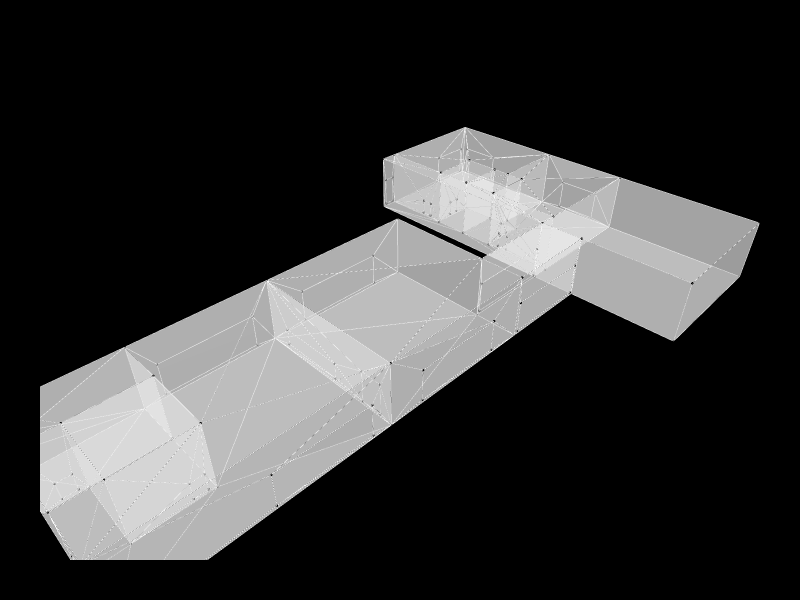

The notebook cell saved with this chart:
### Markdown cell above
## 2. Colour each room and show

### Code cell
n = len(rooms)
colors = ["#%02x%02x%02x" % tuple(int(c*255) for c in colorsys.hsv_to_rgb(i/n, 0.8, 0.9))
          for i in range(n)]

for i, room in enumerate(rooms):
    room = Topology.SetDictionary(room, Dictionary.ByKeysValues(["color", "id"], [colors[i], i]))

Topology.Show(cc,
              faceColorKey="color",
              faceOpacity=0.5,
              edgeColor="white", edgeWidth=1,
              backgroundColor="black",
              width=800, height=600,
              renderer=renderer)

### Figure 1 — Plotly figure (JSON) as saved in the notebook; plotly's stock layout.template omitted (floating-point values rounded to 4 significant figures; data arrays with more than 128 entries replaced by an {"elided": "..."} marker saying what was removed)
{"data": [{"customdata": {"elided": "142 str values"}, "hoverinfo": "text", "hovertemplate": {"elided": "142 str values"}, "hovertext": {"elided": "142 str values"}, "legendgroup": "1", "legendrank": 1, "marker": {"color": {"elided": "142 str values"}, "line": {"width": 0}, "opacity": 1, "size": {"elided": "142 float values"}, "sizemode": "diameter", "symbol": "circle"}, "mode": "markers", "name": "1: Untitled (Vertices)", "showlegend": false, "text": {"elided": "142 str values"}, "type": "scatter3d", "x": {"elided": "142 float values"}, "y": {"elided": "142 float values"}, "z": {"elided": "142 float values"}}, {"hoverinfo": "text", "legendgroup": "2", "legendrank": 2, "line": {"color": "white", "dash": "solid", "width": 1}, "marker": {"size": 0}, "mode": "lines", "name": "1: Untitled (Edges)", "showlegend": false, "text": "", "type": "scatter3d", "x": {"elided": "1110 float values"}, "y": {"elided": "1110 float values"}, "z": {"elided": "1110 float values"}}, {"cmax": 1, "cmin": 0, "color": "#FAFAFA", "colorscale": [[0, "#440154"], [0.1111, "#482878"], [0.2222, "#3e4989"], [0.3333, "#31688e"], [0.4444, "#26828e"], [0.5556, "#1f9e89"], [0.6667, "#35b779"], [0.7778, "#6ece58"], [0.8889, "#b5de2b"], [1, "#fde725"]], "facecolor": {"elided": "322 str values"}, "flatshading": true, "hoverinfo": "text", "hovertext": {"elided": "322 str values"}, "i": {"elided": "322 int values"}, "j": {"elided": "322 int values"}, "k": {"elided": "322 int values"}, "legendgroup": "3", "legendrank": 3, "lighting": {"facenormalsepsilon": 0}, "name": "1: Untitled (Faces)", "opacity": 0.5, "showlegend": false, "showscale": false, "text": {"elided": "322 str values"}, "type": "mesh3d", "x": {"elided": "142 float values"}, "y": {"elided": "142 float values"}, "z": {"elided": "142 float values"}}], "layout": {"autosize": true, "height": 600, "margin": {"b": 40, "l": 40, "r": 40, "t": 40}, "paper_bgcolor": "#000000", "plot_bgcolor": "#000000", "scene": {"aspectmode": "data", "camera": {"center": {"x": 0, "y": 0, "z": 0}, "eye": {"x": -1.25, "y": -1.25, "z": 1.25}, "projection": {"type": "perspective"}, "up": {"x": 0, "y": 0, "z": 1}}, "xaxis": {"visible": false}, "yaxis": {"visible": false}, "zaxis": {"visible": false}}, "showlegend": true, "width": 800, "xaxis": {"showgrid": false, "visible": false, "zeroline": false}, "yaxis": {"showgrid": false, "visible": false, "zeroline": false}}}
